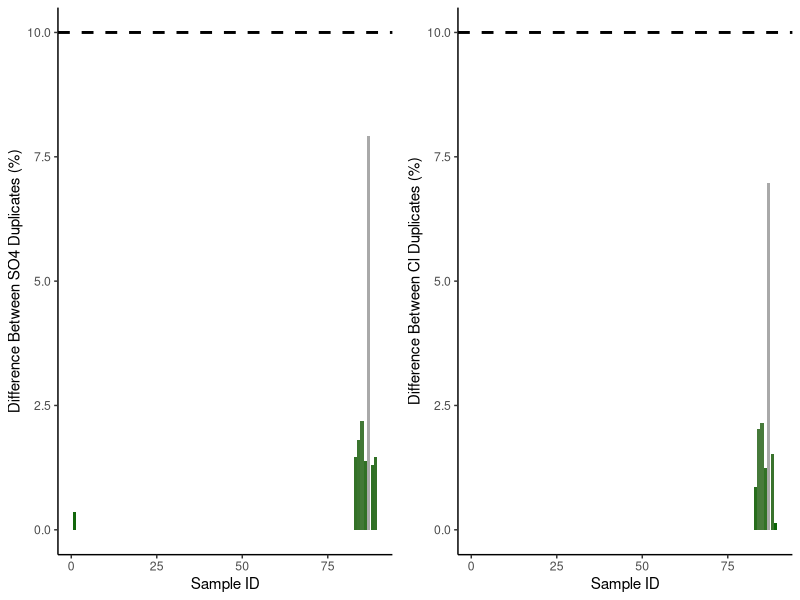
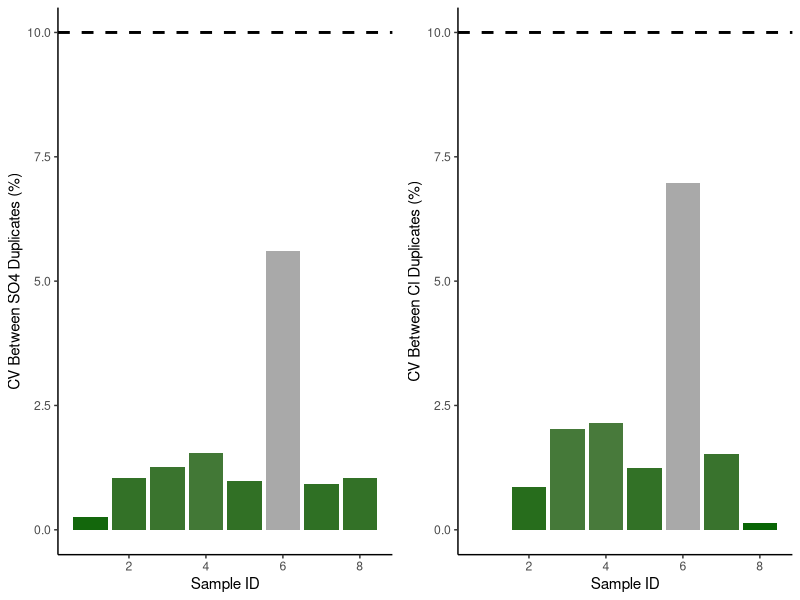
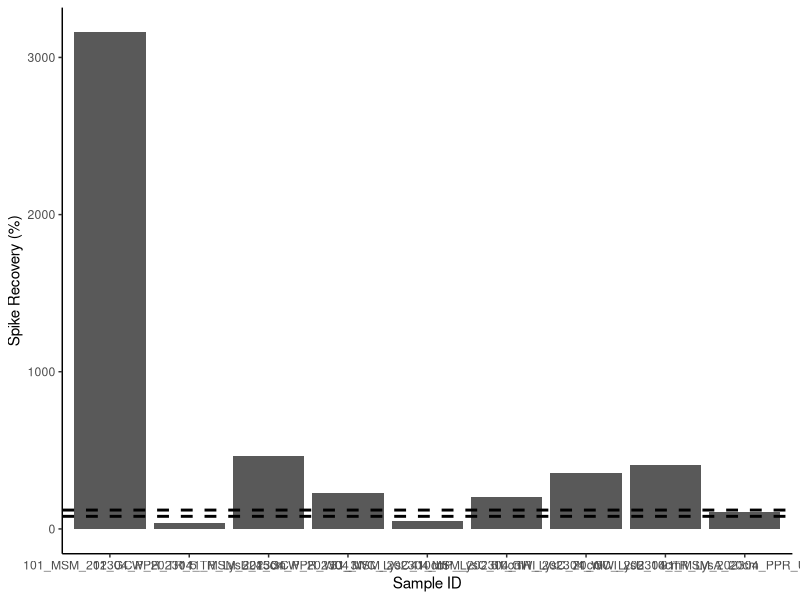

Generate these figures, in order, with R: (Note: this script raises an error after producing the figures.)
## ---- chunk 1
knitr::opts_chunk$set(echo = TRUE)

## Load data.table package
library(data.table)
library(ggplot2)
library(dplyr)
library(data.table)
library(matrixStats)
library(gridExtra)
library(ggpubr)
library(grid)
library(stringr)
## ---- chunk 2
# SULFATE DATA: 

## Read in raw data file from Dionex - copied and saved as a txt
Sdat <- read.table("Raw Data/COMPASS_Synoptic_CB_MonMon_202304_SO4.txt",sep='\t' , header=T, skip=3)
head(Sdat)

## Only keep the columns that we need 
Sdat <- Sdat[ ,c(2,5)] # dont need this here 
head(Sdat)

## Name the columns correctly 
colnames(Sdat) <- c( "Sample_ID", "SO4_ppm")
Sdat$Sample_ID <- as.factor(Sdat$Sample_ID)
Sdat$SO4_ppm <- as.numeric(Sdat$SO4_ppm)
Sdat <- as.data.frame(Sdat)
head(Sdat)

#Chloride data 
## Read in raw data file from Dionex - copied and saved as a txt
Cldat <- read.table("Raw Data/COMPASS_Synoptic_CB_MonMon_202304_Cl.txt",sep='\t' , header=T, skip=3)
head(Cldat)

## Only keep the columns that we need 
Cldat <- Cldat[ ,c(2,5)]
head(Cldat)

## Name the columns correctly 
colnames(Cldat) <- c( "Sample_ID", "Cl_ppm")
Cldat$Sample_ID <- as.factor(Cldat$Sample_ID)
Cldat$Cl_ppm <- as.numeric(Cldat$Cl_ppm)
Cldat <- as.data.frame(Cldat)
head(Cldat) 


## Bring the data back together: 
all_dat <- merge(Sdat, Cldat, by="Sample_ID")
head(all_dat)

## Remove empty lines 
all_dat <- all_dat[!(is.na(all_dat$Sample_ID) | all_dat$Sample_ID==""), ]
head(all_dat)

all_dat <- droplevels(all_dat[!all_dat$Sample_ID == 'Lab Blank',])

## If there is an n.a. in the dataframe that is because there was no peak, which 
# would mean there was no Cl or SO4 and we want to know that so make all n.a.'s into zeros
all_dat[is.na(all_dat)] <- 0
head(all_dat)

## ---- chunk 3
stds <- all_dat[grepl("Standard", all_dat$Sample_ID),]
stds <- stds[-c(3, 8, 13, 18, 23),]   #this is if you need to remove one for any reason
head(stds)

stds_chk_S <- stds %>%
	group_by(Sample_ID) %>%
	summarise(mean = mean(SO4_ppm), sd = sd(SO4_ppm))
stds_chk_S$cv <- (stds_chk_S$sd/stds_chk_S$mean)*100
stds_chk_S$flag <-  ifelse(stds_chk_S$cv <5, 'YES', 'NO, rerun')
head(stds_chk_S)

stds_chk_Cl <- stds %>%
	group_by(Sample_ID) %>%
	summarise(mean = mean(Cl_ppm), sd = sd(Cl_ppm))
stds_chk_Cl$cv <- (stds_chk_Cl$sd/stds_chk_Cl$mean)*100
stds_chk_Cl$flag <-  ifelse(stds_chk_Cl$cv <5, 'YES', 'NO, rerun')
head(stds_chk_Cl)

## ---- chunk 4
#remove standards from sample dataframe
sampledat <- all_dat[!grepl("Standard", all_dat$Sample_ID),]
head(sampledat)

# Constants needed for calculations: 
clmw <- 35.45     #molecular weight of Chloride: 35.45 
smw <- 32.06      #molecular weight of sulfur: 32.06


# Convert ppm to mmol/L
sampledat$SO4_mM <- (sampledat$SO4_ppm / smw)
sampledat$Cl_mM <- (sampledat$Cl_ppm / clmw)


# Calculate Salinity 
# calculated using the Knudsen equation 
# Salinity = 0.03 + 1.8050 * Chlorinity
# Ref: A Practical Handbook of Seawater Analysis by Strickland & Parsons (P. 11)
# =((1.807*Cl_ppm)+0.026)/1000
sampledat$salinity <- ((1.8070 * sampledat$Cl_ppm) + 0.026) / 1000


head(sampledat)
## ---- chunk 5
#Show me the data that we have from the calculations 
head(sampledat)

#pull out any rows that have "dup" in the SampleID column
dups <- sampledat %>%  
  filter(str_detect(Sample_ID, "dup"))      #have to change this to match data
head(dups)

#remove these from sample dataframe in a new dataframe
sampledat2 <- sampledat %>%  
  filter(!str_detect(Sample_ID, "dup")) %>%  
  filter(!str_detect(Sample_ID, "spk")) 
head(sampledat2)

#remove the dup from these IDs so we will have duplicate sample names
dups$Sample_ID<-gsub("_dup","",as.character(dups$Sample_ID))
dups <- dups[ ,-c(2,3)]
colnames(dups) <- c('Sample_ID', 'SO4_mM_dup', "Cl_mM_dup", "salinity_dup")
head(dups)

#put it back together with the old data set and look for duplicates 
QAdups <- merge(sampledat2, dups)
head(QAdups)

QAdups$SO4_dups_chk <- ((abs(QAdups$SO4_mM-QAdups$SO4_mM_dup))/((QAdups$SO4_mM+QAdups$SO4_mM_dup)/2))*100
QAdups$SO4_dups_flag <-  ifelse(QAdups$SO4_dups_chk <10, 'YES', 'NO, rerun')

QAdups$Cl_dups_chk <- ((abs(QAdups$Cl_mM-QAdups$Cl_mM_dup))/((QAdups$Cl_mM+QAdups$Cl_mM_dup)/2))*100
QAdups$Cl_dups_flag <-  ifelse(QAdups$Cl_dups_chk <10, 'YES', 'NO, rerun')

head(QAdups)

QAdups <- QAdups %>%
  mutate(row_number = row_number())  %>%
  filter(!Sample_ID == "100_MSM_202304_PPR_TR_4")

#plot dups output as a bar graph to easily check - want any over 10% to be red need to work on this 
Sdupsbar <- ggplot(data = QAdups, aes(x = row_number, y = SO4_dups_chk, fill=SO4_dups_chk)) +
       geom_bar(stat = 'identity') + 
        scale_fill_gradient2(low='darkgreen', mid='darkgreen', high='darkgrey', space='Lab') + 
        theme_classic() + labs(x= "Sample ID", y="Difference Between SO4 Duplicates (%)") + 
        theme(legend.position="none") +  geom_hline(yintercept=10, linetype="dashed", 
                color = "black", size=1)


Cldupsbar <- ggplot(data = QAdups, aes(x = row_number, y = Cl_dups_chk, fill=Cl_dups_chk)) +
       geom_bar(stat = 'identity') + 
        scale_fill_gradient2(low='darkgreen', mid='darkgreen', high='darkgrey', space='Lab') + 
        theme_classic() + labs(x= "Sample ID", y="Difference Between Cl Duplicates (%)") + 
        theme(legend.position="none") +  geom_hline(yintercept=10, linetype="dashed", 
                color = "black", size=1)

ggarrange(Sdupsbar, Cldupsbar,ncol=2, nrow=1)

#check for percent of no, reruns to see if it  would warrant reruns 
Perc_dups <- QAdups %>% 
  group_by(SO4_dups_flag) %>%
  summarise(S_no_rows = length(SO4_dups_flag)) 
Perc_dups1 <- QAdups %>% 
  group_by(Cl_dups_flag) %>%
  summarise(Cl_no_rows = length(Cl_dups_flag))
colnames(Perc_dups) <- c("Flag", "S_no_rows")
colnames(Perc_dups1) <- c("Flag", "Cl_no_rows")
Perc_dups1 <- Perc_dups1[-c(3),] 
Perc_dups2 <- cbind(Perc_dups, Perc_dups1)

Perc_dups2$Total <- length(QAdups$SO4_dups_flag)
Perc_dups2$S_Percent <- (Perc_dups2$S_no_rows / Perc_dups2$Total)*100
Perc_dups2$Cl_Percent <- (Perc_dups2$Cl_no_rows / Perc_dups2$Total)*100
head(Perc_dups2)


## ---- chunk 6
#the cv 
# calculate the sd bewteen the two duplicates then divide by the mean and multiply by 100 

df2 <- as.data.frame(QAdups$SO4_mM)
df2$dups <- QAdups$SO4_mM_dup

df2$sds <- apply(df2,1,sd)

QAdups$SO4_dups_cv <- (df2$sds)/((QAdups$SO4_mM+QAdups$SO4_mM_dup)/2) * 100
QAdups$SO4_dups_cv_flag <-  ifelse(QAdups$SO4_dups_cv <11, 'YES', 'NO, rerun')

head(QAdups)

QAdups <- QAdups %>%
  mutate(row_number = row_number()) %>%
  filter(!Sample_ID == "100_MSM_202304_PPR_TR_4")

#plot dups output as a bar graph to easily check - want any over 10% to be red need to work on this 
Sdupsbar <- ggplot(data = QAdups, aes(x = row_number, y = SO4_dups_cv, fill=SO4_dups_chk)) +
       geom_bar(stat = 'identity') + 
        scale_fill_gradient2(low='darkgreen', mid='darkgreen', high='darkgrey', space='Lab') + 
        theme_classic() + labs(x= "Sample ID", y="CV Between SO4 Duplicates (%)") + 
        theme(legend.position="none") +  geom_hline(yintercept=10, linetype="dashed", 
                color = "black", size=1)


Cldupsbar <- ggplot(data = QAdups, aes(x = row_number, y = Cl_dups_chk, fill=Cl_dups_chk)) +
       geom_bar(stat = 'identity') + 
        scale_fill_gradient2(low='darkgreen', mid='darkgreen', high='darkgrey', space='Lab') + 
        theme_classic() + labs(x= "Sample ID", y="CV Between Cl Duplicates (%)") + 
        theme(legend.position="none") +  geom_hline(yintercept=10, linetype="dashed", 
                color = "black", size=1)

ggarrange(Sdupsbar, Cldupsbar,ncol=2, nrow=1)

#check for percent of no, reruns to see if it  would warrant reruns 
Perc_dups <- QAdups %>% 
  group_by(SO4_dups_flag) %>%
  summarise(S_no_rows = length(SO4_dups_flag)) 
Perc_dups1 <- QAdups %>% 
  group_by(Cl_dups_flag) %>%
  summarise(Cl_no_rows = length(Cl_dups_flag))
colnames(Perc_dups) <- c("Flag", "S_no_rows")
colnames(Perc_dups1) <- c("Flag", "Cl_no_rows")
Perc_dups1 <- Perc_dups1[-c(3),] 
Perc_dups2 <- cbind(Perc_dups, Perc_dups1)

Perc_dups2$Total <- length(QAdups$SO4_dups_flag)
Perc_dups2$S_Percent <- (Perc_dups2$S_no_rows / Perc_dups2$Total)*100
Perc_dups2$Cl_Percent <- (Perc_dups2$Cl_no_rows / Perc_dups2$Total)*100
head(Perc_dups2)


## ---- chunk 7
#Show me the data that we have from the calculations 
head(sampledat)

#pull out any rows that have "spk" in the SampleID column
spks <- sampledat %>%  
  filter(str_detect(Sample_ID, "spk"))      #have to change this to match data
head(spks)

#remove the dup from these IDs so we will have duplicate sample names
spks$Sample_ID<-gsub("_spk","",as.character(spks$Sample_ID))
spks <- spks[ ,-c(2,3, 5,6)]
colnames(spks) <- c('Sample_ID', 'SO4_mM_spk')
head(spks)

#put it back together with the old data set and look for duplicates 
QAspks <- merge(sampledat, spks)
head(QAspks)

#now we need to calculate the spike concentration and calculate the spike recovery
spkconc <- (250/smw)    # in mM
spkvol <- 10             # in uL
spkvol <- spkvol/1000000 
#spike for these samples was 10uL of the 250mM standard
QAspks$SO4_spk_Conc <- (spkconc)*spkvol         # mmoles of SO4 
head(QAspks)

#need to determine dilution factors and initial amount of sample added
#if your samples are all the same dilution just use the first line 
#for Steph / COMPASS this depends on the site so... 
QAspks$Dilution <- 1
QAspks$Dilution <-  ifelse(str_detect(QAspks$Sample_ID, "MSM_202306_UP"), 50, QAspks$Dilution)
QAspks$Dilution <-  ifelse(str_detect(QAspks$Sample_ID, "MSM_202306_TR"), 50, QAspks$Dilution)
QAspks$Dilution <-  ifelse(str_detect(QAspks$Sample_ID, "MSM_202306_WC"), 100, QAspks$Dilution)
QAspks$Dilution <-  ifelse(str_detect(QAspks$Sample_ID, "GCrew_202306_UP"), 50, QAspks$Dilution)
QAspks$Dilution <-  ifelse(str_detect(QAspks$Sample_ID, "GCrew_202306_TR"), 50, QAspks$Dilution)
QAspks$Dilution <-  ifelse(str_detect(QAspks$Sample_ID, "GCrew_202306_WC"), 100, QAspks$Dilution)
QAspks$Dilution <-  ifelse(str_detect(QAspks$Sample_ID, "GWI_202306_UP"), 100, QAspks$Dilution)
QAspks$Dilution <-  ifelse(str_detect(QAspks$Sample_ID, "GWI_202306_TR"), 100, QAspks$Dilution)
QAspks$Dilution <-  ifelse(str_detect(QAspks$Sample_ID, "GWI_202306_WC"), 200, QAspks$Dilution)
QAspks$Dilution <-  ifelse(str_detect(QAspks$Sample_ID, "SWH_202306_UP"), 50, QAspks$Dilution)
QAspks$Dilution <-  ifelse(str_detect(QAspks$Sample_ID, "SWH_202306_TR"), 50, QAspks$Dilution)
QAspks$Dilution <-  ifelse(str_detect(QAspks$Sample_ID, "SWH_202306_WC"), 50, QAspks$Dilution)

#Set Sample volumes in uL 
QAspks$SampleVol <- 1
QAspks$SampleVol <-  ifelse(str_detect(QAspks$Sample_ID, "MSM_202306_UP"), 1501, QAspks$SampleVol)
QAspks$SampleVol <-  ifelse(str_detect(QAspks$Sample_ID, "MSM_202306_TR"), 1501, QAspks$SampleVol)
QAspks$SampleVol <-  ifelse(str_detect(QAspks$Sample_ID, "MSM_202306_WC"), 1475, QAspks$SampleVol)
QAspks$SampleVol <-  ifelse(str_detect(QAspks$Sample_ID, "GCrew_202306_UP"), 1501, QAspks$SampleVol)
QAspks$SampleVol <-  ifelse(str_detect(QAspks$Sample_ID, "GCrew_202306_TR"), 1501, QAspks$SampleVol)
QAspks$SampleVol <-  ifelse(str_detect(QAspks$Sample_ID, "GCrew_202306_WC"), 1475, QAspks$SampleVol)
QAspks$SampleVol <-  ifelse(str_detect(QAspks$Sample_ID, "GWI_202306_UP"), 1475, QAspks$SampleVol)
QAspks$SampleVol <-  ifelse(str_detect(QAspks$Sample_ID, "GWI_202306_TR"), 1475, QAspks$SampleVol)
QAspks$SampleVol <-  ifelse(str_detect(QAspks$Sample_ID, "GWI_202306_WC"), 1462, QAspks$SampleVol)
QAspks$SampleVol <-  ifelse(str_detect(QAspks$Sample_ID, "SWH_202306_UP"), 1501, QAspks$SampleVol)
QAspks$SampleVol <-  ifelse(str_detect(QAspks$Sample_ID, "SWH_202306_TR"), 1501, QAspks$SampleVol)
QAspks$SampleVol <-  ifelse(str_detect(QAspks$Sample_ID, "SWH_202306_WC"), 1501, QAspks$SampleVol)

#change sample volume to L 
QAspks$SampleVol <- QAspks$SampleVol/1000000
head(QAspks)

#gives us the total SO4 in the sample in mmoles
QAspks$SO4_Total_unspkd <- (QAspks$SO4_mM/QAspks$Dilution)*(QAspks$SampleVol) 

##total SO4 in spiked sample in mmoles
QAspks$SO4_Total_spkd <- (QAspks$SO4_mM_spk/QAspks$Dilution)*(QAspks$SampleVol+spkvol) 

QAspks$SO4_expctd_spkd <-  (QAspks$SO4_Total_unspkd + QAspks$SO4_spk_Conc)
QAspks$spk_recovery <-    (QAspks$SO4_Total_spkd/QAspks$SO4_expctd_spkd)*100
QAspks$SO4_spks_flag <-  ifelse(QAspks$spk_recovery <=120 & QAspks$spk_recovery >=80 , 'YES', 'NO, rerun')  #fix 

head(QAspks)

#plot spk recoveries output as a bar graph to easily check - want any over 10% to be red need to work on this 
spksbar <- ggplot(data = QAspks, aes(x = Sample_ID, y = spk_recovery)) +
        geom_bar(stat = 'identity') + 
        scale_fill_manual(values=c("lightblue4")) + 
        theme_classic() + labs(x= "Sample ID", y="Spike Recovery (%)") + 
        theme(legend.position="none") +  
        geom_hline(yintercept=80, linetype="dashed", color = "black", size=1) + 
        geom_hline(yintercept=120, linetype="dashed", color = "black", size=1)

spksbar



#check for percent of no, reruns to see if it  would warrant reruns 
Perc_spks <- QAspks %>% 
  group_by(SO4_spks_flag) %>%
  summarise(no_rows = length(SO4_spks_flag)) 
Perc_spks$Total <- length(QAspks$SO4_spks_flag)
Perc_spks$Percent <- (Perc_spks$no_rows / Perc_spks$Total)*100
head(Perc_spks)

## ---- chunk 8
#for steph <- pull out identifiers of the sample names 
#pull the sample ID and separate it by the underscores 
IDs <- data.frame(do.call('rbind', strsplit(as.character(sampledat2$Sample_ID),'_',fixed=TRUE)))
colnames(IDs) <- c("Analysis_No" ,"Site", "Date", "Zone", "Replicate", "Depth") #, "RHZ", "RHZ_Rep")
head(IDs)

#rejoin them to the dataframe
alldat <- cbind(IDs, sampledat2)
head(alldat)

## ---- chunk 9

write.csv(alldat, file="Processed Data/COMPASS_SynopticCB_PW_Processed_Cl_SO4_202304.csv")           #Change file name
